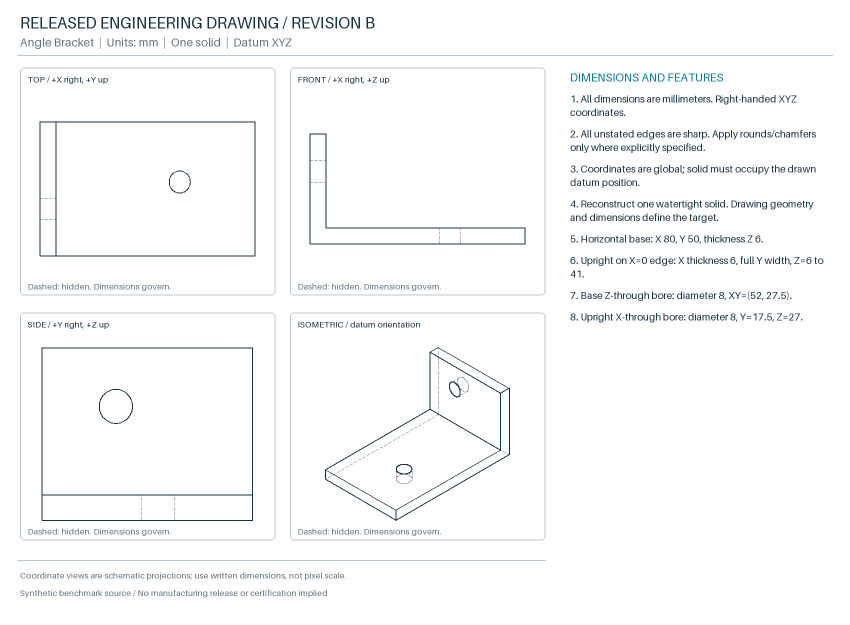
#> input picture src/faraday_manufacturing_benchmark/data/cad_assets/cad-angle_bracket-drawing_only-01/drawing.png, 1700 x 1250 px (shown at 1/2 size)
$ python -i scan_ocr_tools.py   (imports and definitions only)
#> lines starting #> are read from the running program, lines starting #| are printed output that depends on the picture; after the words box and inside, x2 and y2 are one past the last pixel; in counts of white or black regions, pixels touching at a corner belong together
#> in recognize, source is the input picture: PIL image 1700x1250 RGB; mean R, G, B 248.9, 249.7, 250.3
"""Public scan preprocessing/OCR tools. Receives image pixels, never truth records."""
from io import BytesIO
import os
from pathlib import Path
import subprocess
import time
import numpy as np
from PIL import Image, ImageOps, ImageFilter


def estimate_skew(image):
    """Maximize horizontal ink concentration using only raster pixels."""
    gray = image.convert('L'); gray.thumbnail((1000, 1300))
    # Body-only projection avoids the two-column header and page footer.
    gray = gray.crop((0, int(gray.height * .18), gray.width, int(gray.height * .85)))
#> gray: PIL image 1000x492 L
    def score(angle):
#> called with angle = -2
        rotated = gray.rotate(angle, Image.Resampling.BILINEAR, fillcolor=255)
        ink = (np.asarray(rotated) < 150).sum(axis=1).astype('float64')
#> ink = 492 values, max 139 at index 156, min 0 at index 167, mean 21.39
        return float(np.dot(ink, ink))
    coarse = [i / 2 for i in range(-4, 5)]
    best = max(coarse, key=score)
#> in score (call 9), `rotated = gray.rotate(angle, Image.Resampling.BILINEAR, fillcolor=255)`:
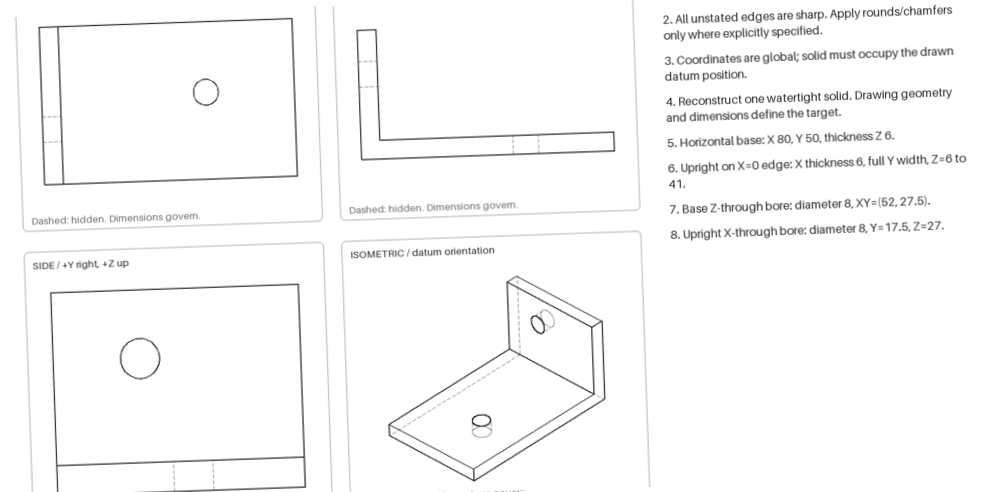
#> rotated: PIL image 1000x492 L; min 37, max 255, mean 249.3
#> in score (call 9), `ink = (np.asarray(rotated) < 150).sum(axis=1).astype('float64')`: ink = 492 values, max 101 at index 139, min 0 at index 0, mean 21.01
#> best = 0
    candidates = [best + i / 8 for i in range(-2, 3)]
#> candidates = [-0.25, -0.125, 0, 0.125, 0.25]
    angle = max(candidates, key=score)
#> in score (call 10), `rotated = gray.rotate(angle, Image.Resampling.BILINEAR, fillcolor=255)`:
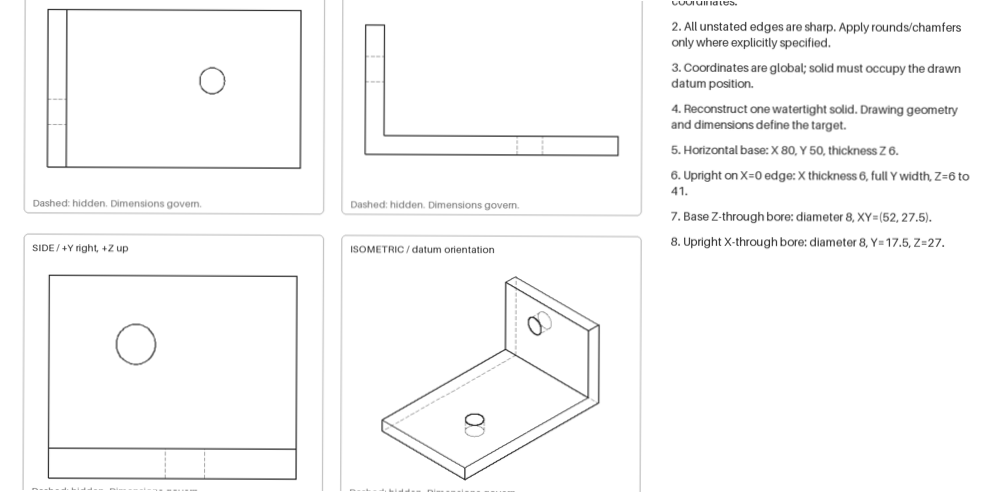
#> rotated: PIL image 1000x492 L; min 41, max 255, mean 249.2
#> in score (call 10), `ink = (np.asarray(rotated) < 150).sum(axis=1).astype('float64')`: ink = 492 values, max 253 at index 167, min 0 at index 0, mean 21.82
#> in score (call 14), `rotated = gray.rotate(angle, Image.Resampling.BILINEAR, fillcolor=255)`:
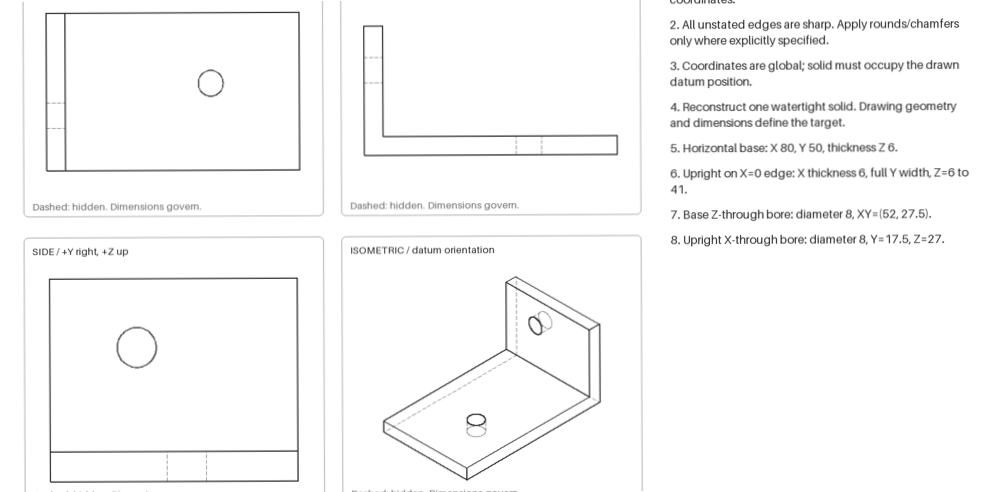
#> rotated: PIL image 1000x492 L; min 36, max 255, mean 249.2
#> in score (call 14), `ink = (np.asarray(rotated) < 150).sum(axis=1).astype('float64')`: ink = 492 values, max 298 at index 170, min 0 at index 3, mean 21.93
#> angle = 0
    return 0. if abs(angle) < .2 else angle


def recognize(path):
    start = time.monotonic()
    with Image.open(path) as source:
        source.load(); image = source.convert('L'); angle = estimate_skew(image)
#> after `angle = estimate_skew(image)`: angle = 0
    if angle: image = image.rotate(angle, Image.Resampling.BICUBIC, fillcolor=255)
    # Remove only isolated dark single pixels. Keep connected punctuation/strokes.
    array = np.asarray(image).copy(); dark = array < 150
#> after `dark = array < 150`:
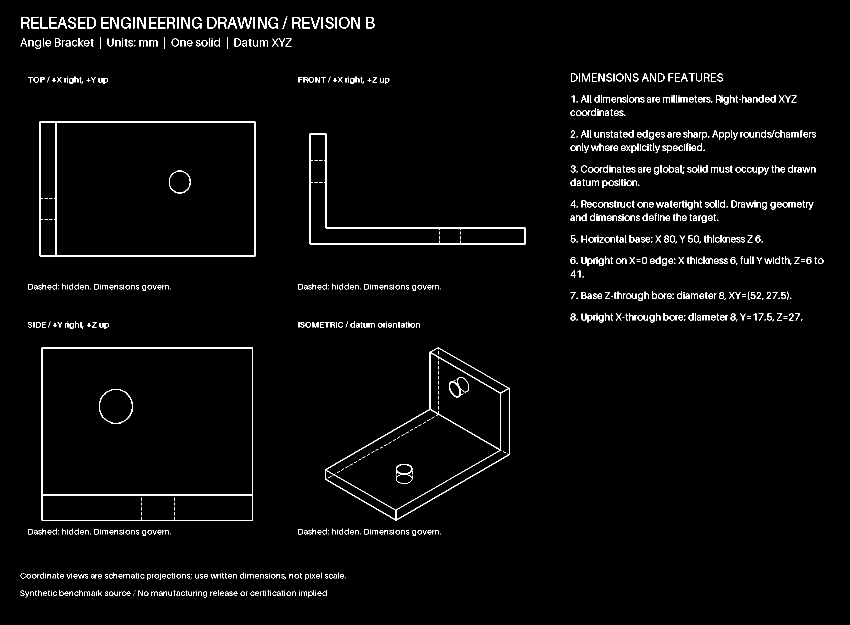
#> dark: shape (1250, 1700) bool (shown at 1/2 size); 2.4% white in thin lines or dots, all inside (x1, y1, x2, y2) = (41, 33, 1647, 1195)
    padded = np.pad(dark.astype('uint8'), 1)
#> padded: shape (1252, 1702); values 0 (black) and 1 (white), 2.4% white in thin lines or dots, all inside (x1, y1, x2, y2) = (42, 34, 1648, 1196)
    counts = sum(padded[y:y+dark.shape[0], x:x+dark.shape[1]] for y in range(3) for x in range(3))
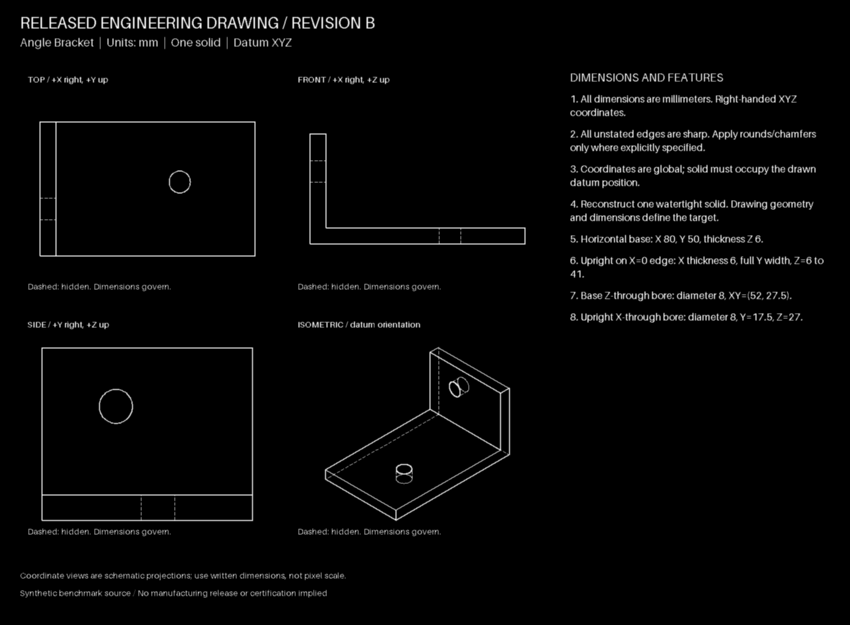
#> counts: shape (1250, 1700) (shown at 1/2 size); min 0, max 9, mean 0.215; drawn with min black and max white
    array[dark & (counts == 1)] = 255
#> array: shape (1250, 1700); min 44, max 255, mean 249.5
    image = Image.fromarray(array)
    background = np.asarray(image.filter(ImageFilter.GaussianBlur(max(10, image.width / 40)))).astype('float32')
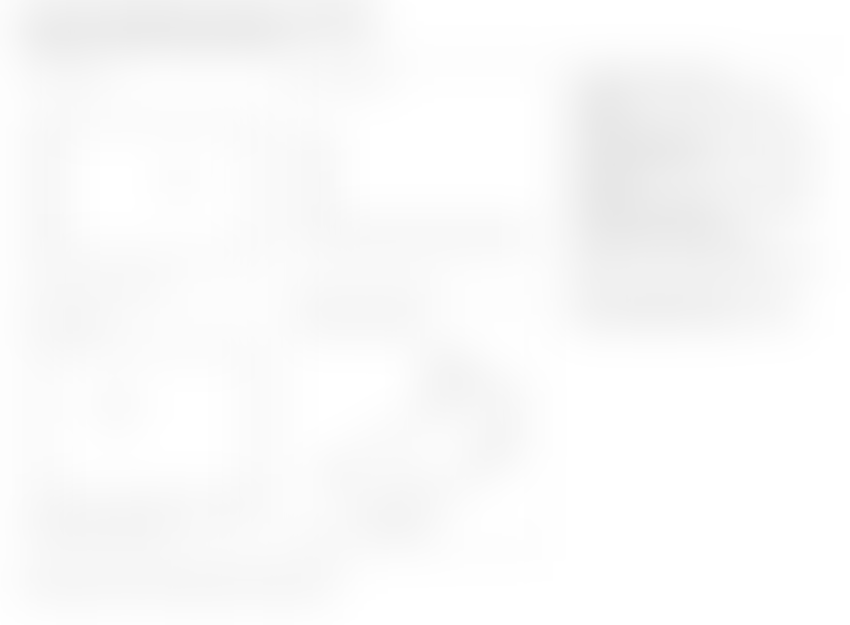
#> background: shape (1250, 1700) float32 (shown at 1/2 size); min 230, max 255, mean 249.7
    normalized = np.asarray(image).astype('float32') / np.maximum(background, 1) * 255
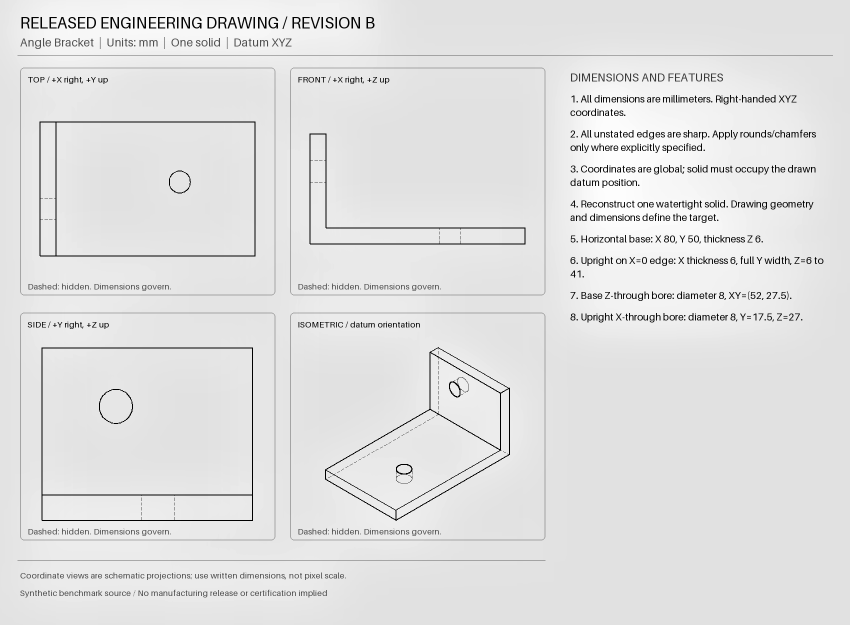
#> normalized: shape (1250, 1700) float32 (shown at 1/2 size); min 44.52, max 282.7, mean 254.8; drawn with min black and max white
    image = ImageOps.autocontrast(Image.fromarray(np.clip(normalized, 0, 255).astype('uint8')), cutoff=.1)
    # Upsampling is a disclosed OCR preprocessing step, not source-dependent repair.
    image = image.resize((image.width * 2, image.height * 2), Image.Resampling.LANCZOS)
#> image: PIL image 3400x2500 L
    stream = BytesIO(); image.save(stream, 'PNG')
#> (the run stopped early here; a loop or call above may not have finished)
